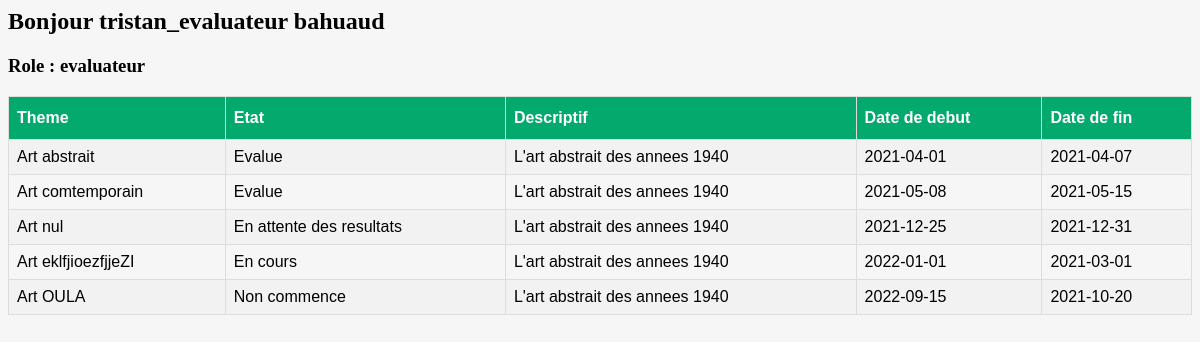
The app's page /utilisateur.php (signed in), older data.
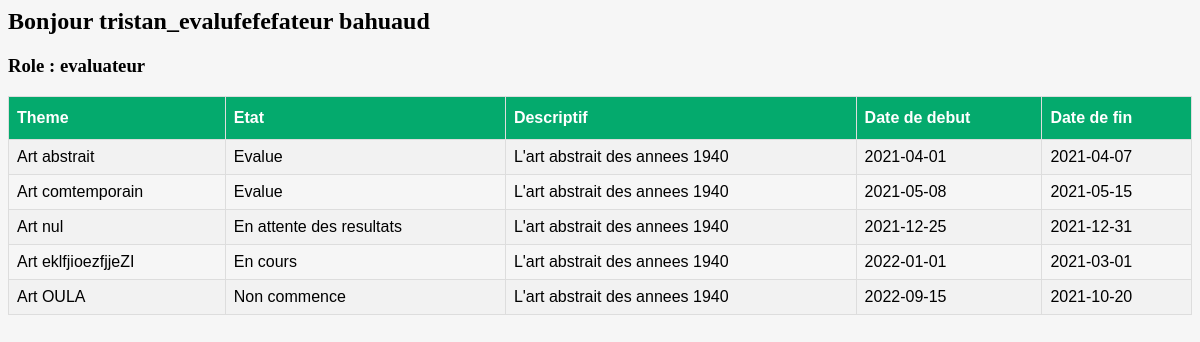
The same page, newer data.
### tables this page shows
CREATE TABLE Utilisateur (
    numUtilisateur  Integer NOT NULL UNIQUE AUTO_INCREMENT,
    nom             Varchar (40) NOT NULL,
    prenom          Varchar (40) NOT NULL,
    role            Varchar (40) NOT NULL,
    adresse         Varchar (100) NOT NULL,
    identifiant     Varchar (100) NOT NULL UNIQUE,
    motDePasse      Varchar (100) NOT NULL,
    age             Integer,
    PRIMARY KEY (numUtilisateur)
);

### requetes.php (called while the page is built, shortened)
<?php
     function getUtilisateurById($id) {
        $utilisateur = null;
        try{
            $h="mysql:host=".DB_HOST.";dbname=".DB_NAME;
            $link = new PDO($h, DB_USER, DB_PASS);
            $link->setAttribute(PDO::ATTR_ERRMODE, PDO::ERRMODE_EXCEPTION);
            $sql="SELECT * FROM utilisateur WHERE numUtilisateur =" .$id;
            $sth = $link->prepare($sql);
            $sth->execute();
            $utilisateur = $sth->fetch(PDO::FETCH_ASSOC);
        }
        catch(PDOException $e){
            echo "Erreur : " . $e->getMessage();
        }
        return $utilisateur;
     }
     function getAllConcours() {
        $concours = [];
        try{
            $h="mysql:host=".DB_HOST.";dbname=".DB_NAME;
            $link = new PDO($h, DB_USER, DB_PASS);
            $link->setAttribute(PDO::ATTR_ERRMODE, PDO::ERRMODE_EXCEPTION);
            $sql="SELECT * FROM concours";
            $sth = $link->prepare($sql);
            $sth->execute();
            $concours = $sth->fetchAll(PDO::FETCH_ASSOC);
        }
        catch(PDOException $e){
            echo "Erreur : " . $e->getMessage();
        }
        return $concours;
     }
?>

### utilisateur.php (the view, shortened to what this page needs)
<?php
    include_once("./requetes.php");
    $utilisateur = getUtilisateurById($_SESSION["id_utilisateur"]);
    $nom = $utilisateur["nom"];
    $prenom = $utilisateur["prenom"];
    $role = $utilisateur["role"];
    $concours = getAllConcours();
?>
<html lang="en">
<head>
    <link rel="stylesheet" href="style.css" media="screen" type="text/css" />
</head>
<body>
    <div class="container">
    <h2>Bonjour <?= $nom?> <?= $prenom?></h2>
    <h3>Role : <?= $role?></h3>
    <table id="customers">
        <tr>
            <th>Theme</th>
            <th>Etat</th>
            <th>Descriptif</th>
            <th>Date de debut</th>
            <th>Date de fin</th>
        </tr>
        <?php
            foreach ($concours as $key=>$value) {
                echo '<tr>
                <td>'. $value["theme"] .'</td>
                <td>'. $value["etat"] .'</td>
                <td>'. $value["descriptif"] .'</td>
                <td>'. $value["dateDebut"] .'</td>
                <td>'. $value["dateFin"] .'</td>
                </tr>';
            }
        ?>
    </table>
    </div>
</body>
</html>

Row changes from the older to the newer data that the page shows:
changed utilisateur "bahuaud": nom "tristan_evaluateur" → "tristan_evalufefefateur"
